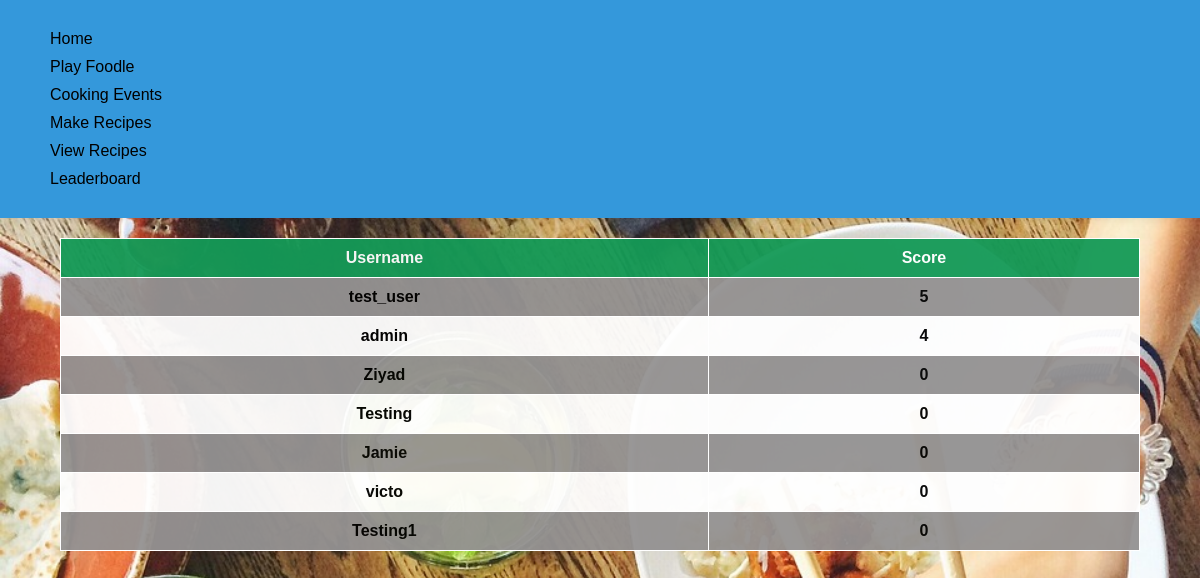
Page /foodle/leaderboard/ (signed in) on the earlier database version.
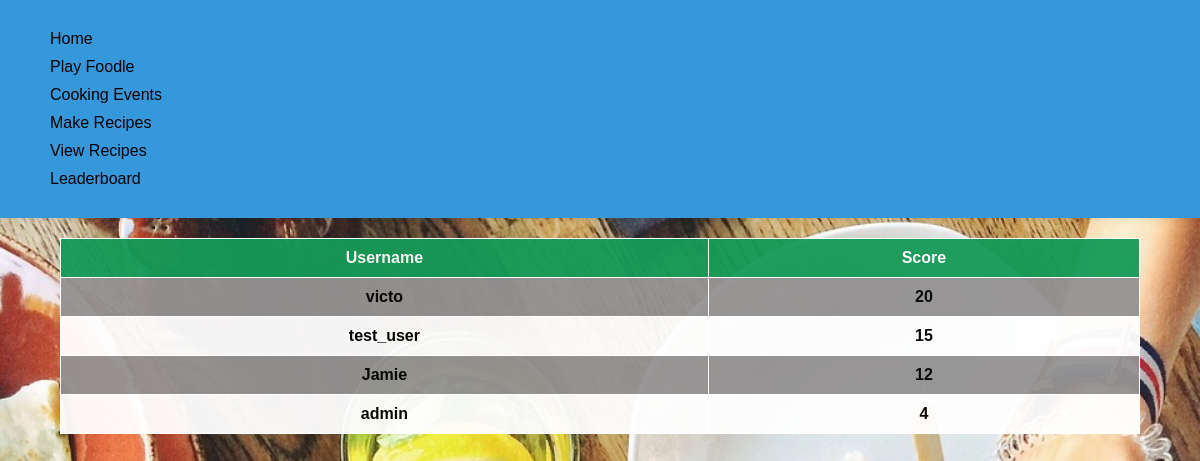
Same page on the later database version.
### users/models.py (models this page shows, shortened)
class UserProfile(models.Model):
    user = models.OneToOneField(User, on_delete = models.CASCADE)
    foodle_score = models.IntegerField(default=0)
    def get_env_score(self):
        score = 0
        if (self.user.groups.count() == 0 ):
            return 0
        else:
            for event in MealEvent.objects.filter(group = self.user.groups.first()):
                score += event.score
        return score
    env_score = property(get_env_score) # make this a calculated attribute, re-calculated whenever read

### foodle/models.py (models this page shows)
class MealEvent(models.Model):
    Meal_Event_id = models.AutoField(primary_key=True)
    user = models.ForeignKey(User, on_delete=models.CASCADE)
    group = models.ForeignKey(Group, on_delete=models.CASCADE)
    date_time = models.DateTimeField()
    recipe = models.ForeignKey(Recipe, on_delete=models.CASCADE)
    score = models.PositiveBigIntegerField(default = 0)

### foodle/views.py (the view)
# urls.py: path("leaderboard/", views.leaderboard, name="leaderboard"),
@login_required
def leaderboard(request):
    profiles = list(UserProfile.objects.all())
    profiles.sort(
        reverse=True,
        key=lambda profile: profile.foodle_score
        + profile.env_score,  # combine foodle and recipe scores
    )
    context = {"top_100_profiles": profiles[:100]}
    return render(request, "foodle/leaderboard.html", context)

### foodle/templates/foodle/leaderboard.html (shortened to what this page needs)
{% extends 'foodle/index.html' %}
{% block content %}
{% load static %}
<head>
    <link rel="stylesheet" href="{% static '/css/general.css' %}">
</head>
{% if top_100_profiles %}
<table>
    <tr>
        <th>Username</th>
        <th>Score</th>
    </tr>
    {% for profile in top_100_profiles %}
    <tr>
        <td>{{ profile.user.username }}</td>
        <td>{{ profile.foodle_score|add:profile.env_score }}</td>
    </tr>
    {% endfor %}
</table>
{% else %}
<p>No users currently available</p>
{% endif %}
{% endblock content %}

Differences in the rows shown:
removed UserProfile: user.username "Ziyad", foodle_score|add "0"
removed UserProfile: user.username "Testing", foodle_score|add "0"
removed UserProfile: user.username "Testing1", foodle_score|add "0"
changed UserProfile "victo": foodle_score|add "0" → "20"; moves up the list
computed for UserProfile "test_user": foodle_score|add "5" → "15"
changed UserProfile "Jamie": foodle_score|add "0" → "12"; moves down the list
